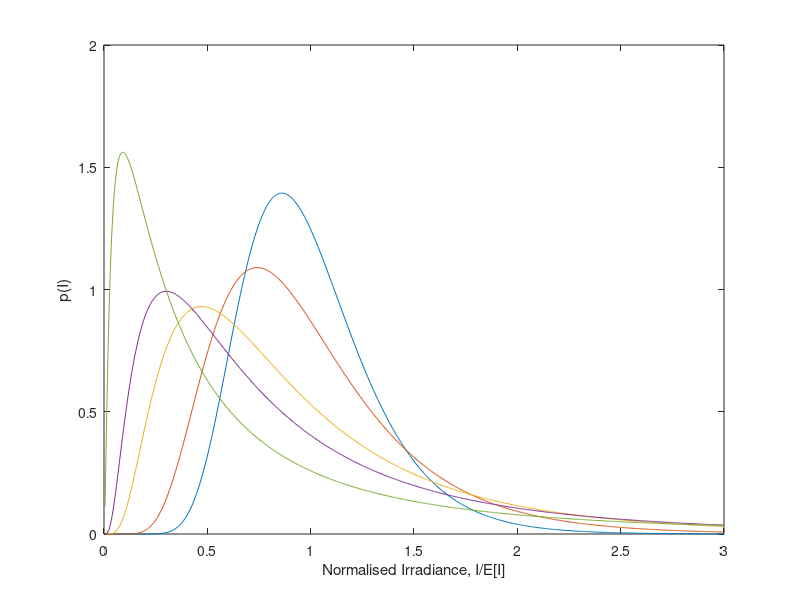

The MATLAB script that drew this image: (Note: this script raises an error after producing the figure.)
clear clc
clear all
% E[I] value 
Io=1;
I=0:0.005:3;
%Log irradinace variance values 
Var_l=[0.1,0.2,0.5,0.8,1.6];
for i=1:length(Var_l) 
    for j=1:length(I)
        B=sqrt(2*pi*Var_l(i)); 
        C(j)=log(I(j)/Io)+(Var_l(i)/2); 
        D=2*Var_l(i);
        pdf(i,j)=(1/I(j))*(1/B)*exp(-((C(j))^2)/D); 
    end
end
%plot function 
plot((I./Io),pdf)
xlabel('Normalised Irradiance, I/E[I]') 
ylabel('p(I)')
eye_data

